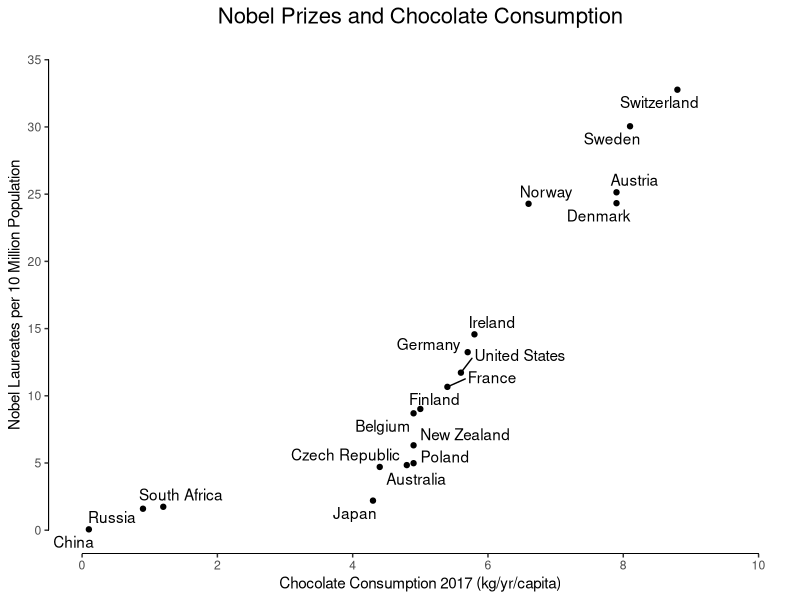
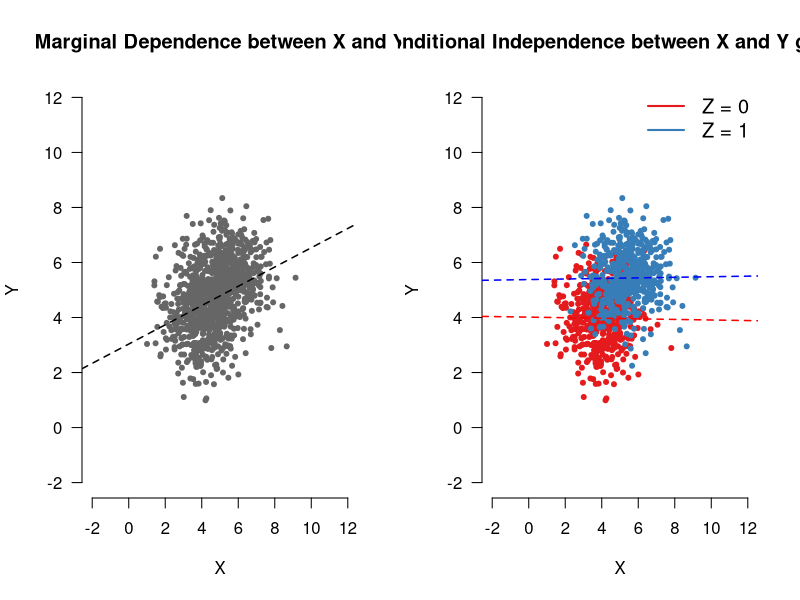
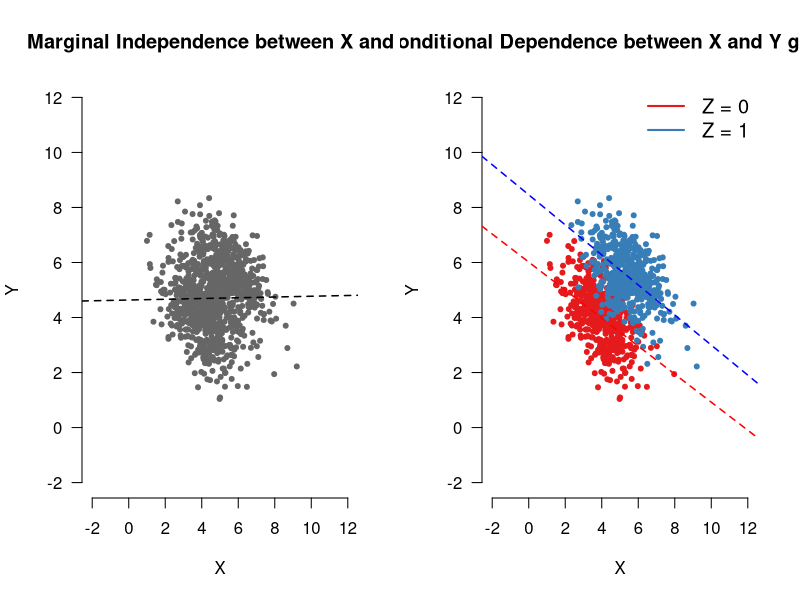
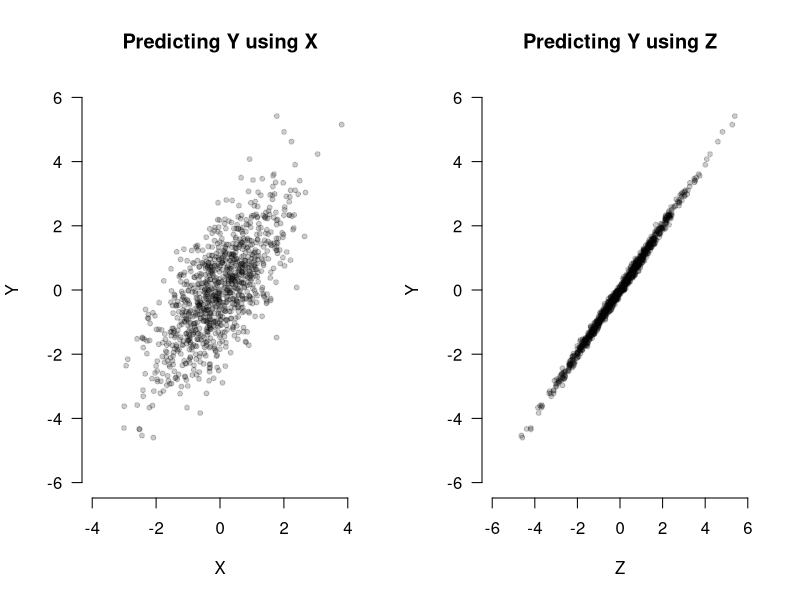
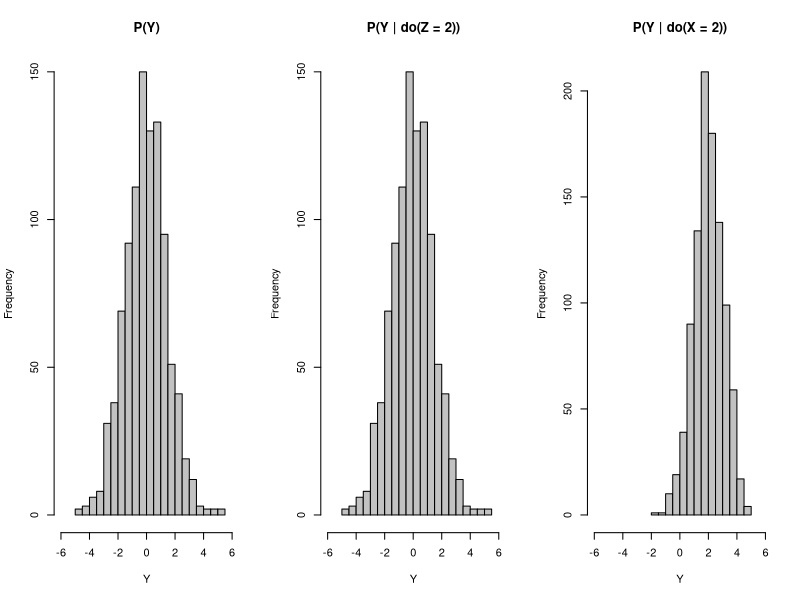

The R source for these figures, in order:
## ---- chunk 1
library('ggplot2')
library('ggrepel')
nobel <- read.csv('assets/data/nobel-chocolate.csv')
coffee <- c(3.9, 8.2, 5.5, 5.3, 7.2, NA, 5.2, 3.1, 3.2, 9.6, 4.9, NA, 3.1, 2.6, NA, NA, NA, NA, NA)
nobel$Coffee <- coffee

ggplot(nobel, aes(x = Chocolate, y = Laureates10_million, label = Country)) +
  geom_point() + 
  geom_text_repel(
    # nudge_y      = 0.05,
    # direction    = "x",
    # vjust        = 0,
    # segment.size = 0.2
  ) + 
  xlab('Chocolate Consumption 2017 (kg/yr/capita)') +
  ylab('Nobel Laureates per 10 Million Population') +
  ggtitle('Nobel Prizes and Chocolate Consumption') +
  theme_bw() +
  scale_x_continuous(breaks = seq(0, 10, 2)) +
  scale_y_continuous(breaks = seq(0, 35, 5)) +
  geom_segment(aes(x=0,xend=10,y=-Inf,yend=-Inf))+
  geom_segment(aes(y=0,yend=35,x=-Inf,xend=-Inf))+
  theme(
    # axis.line = element_line(colour = "black"),
    axis.line = element_blank(),
    panel.grid.major = element_blank(),
    panel.grid.minor = element_blank(),
    panel.border = element_blank(),
    panel.background = element_blank(),
    plot.title = element_text(hjust = .5, size = 16)
  )

# plot(
#   nobel$Chocolate, nobel$Laureates10_million, axes = FALSE, pch = 20,
#   cex = 0, xlab = 'Chocolate Consumption 2017 (kg/yr/capita)',
#   ylab = 'Nobel Laureates per 10 Million Population', xlim = c(0, 10), ylim = c(0, 35),
#   main = 'Nobel Prizes and Chocolate Consumption'
# )
# axis(1)
# axis(2, las = 2)
# 
# text(nobel$Chocolate, nobel$Laureates10_million, nobel$Country, col = 'gray40')
# library(XML)
# library(httr)
# 
# theurl <- "http://en.wikipedia.org/wiki/List_of_countries_by_Nobel_laureates_per_capita"
# tables <- readHTMLTable(rawToChar(GET(theurl)$content), stringsAsFactors = FALSE)
# 
# 
# nobel_prizes <- tables[[1]]
# 
# colnames(nobel_prizes) <- nobel_prizes[1, ]
# nobel_prizes <- nobel_prizes[-1, ]
# # Clean column names
# colnames(nobel_prizes) <- 
#   gsub(" ", "_", 
#        gsub("(/|\\[[0-9]+\\])", "", 
#             gsub("\n", " ", colnames(nobel_prizes))
#         )
#     )
#  
# # Delete those that aren't countries and thus lack rank
# nobel_prizes$Rank <- as.numeric(as.character(nobel_prizes$Rank))
# nobel_prizes <- subset(nobel_prizes, is.na(Rank) == FALSE)
#  
# dat <- data.frame(
#   Entity = c('Switzerland', 'Austria', 'Germany', 'Ireland', 'Great Britain', 'Sweden', 'Estonia', 'Norway',
#              'Poland', 'Belgium', 'Finland', 'Slovakia', 'The Netherlands', 'New Zealand', 'Denmark',
#              'Australia', 'Czech Republic', 'Russia', 'United States', 'France', 'Brazil', 'Japan',
#              'South Africa', 'China'),
#   Chocolate = c(8.8, 8.1, 7.9, 7.9, 7.6, 6.6, 6.5, 5.8, 5.7, 5.6, 5.4, 5.2, 5.1, 5, 4.9, 4.9, 4.9, 4.8,
#                 4.4, 4.3, 1.2, 1.2, 0.9, 0.1)
# )
# 
# library('dplyr')
# nobel <- filter(nobel_prizes, Entity %in% dat$Entity)
# chocolate <- filter(dat, Entity %in% nobel$Entity)
# nobel$Chocolate <- chocolate$Chocolate
# nobel$Laureates10_million <- as.numeric(nobel$Laureates10_million)
## ---- chunk 2
library('mvtnorm')
library('RColorBrewer')
set.seed(1)

n <- 500
S <- cbind(c(1, 0), c(0, 1))
cols <- brewer.pal(3, 'Set1')

d1 <- rmvnorm(n, c(4, 4), S)
d2 <- rmvnorm(n, c(5.5, 5.5), S)
d <- rbind(d1, d2)


par(mfrow = c(1, 2))
plot(
  d, pch = 20, xlim = c(-2, 12), ylim = c(-2, 12), axes = FALSE, col = 'gray40',
  xlab = 'X', ylab = 'Y', main = 'Marginal Dependence between X and Y'
)
abline(lm(d[, 1] ~ d[, 2]), lwd = 1.5, lty = 2)
axis(1)
axis(2, las = 2)

plot(
  d, pch = 20, xlim = c(-2, 12), ylim = c(-2, 12),
  col = cols[rep(c(1, 2), each = n)], axes = FALSE,
  xlab = 'X', ylab = 'Y', main = 'Conditional Independence between X and Y given Z'
)
axis(1)
axis(2, las = 2)
abline(lm(d1[, 1] ~ d1[, 2]), lwd = 1.5, lty = 2, col = 'red')
abline(lm(d2[, 1] ~ d2[, 2]), lwd = 1.5, lty = 2, col = 'blue')
legend('topright', legend = c('Z = 0', 'Z = 1'), col = cols, bty = 'n', lwd = 2, cex = 1.2)
## ---- chunk 3
library('RColorBrewer')
set.seed(1)

n <- 500
cols <- brewer.pal(3, 'Set1')

S <- cbind(c(1, -.5), c(-.5, 1))
d1 <- rmvnorm(n, c(4, 4), S)
d2 <- rmvnorm(n, c(5.5, 5.5), S)
d <- rbind(d1, d2)


par(mfrow = c(1, 2))
plot(
  d, pch = 20, xlim = c(-2, 12), ylim = c(-2, 12), axes = FALSE, col = 'gray40',
  xlab = 'X', ylab = 'Y', main = 'Marginal Independence between X and Y'
)
axis(1)
axis(2, las = 2)
abline(lm(d[, 1] ~ d[, 2]), lwd = 1.5, lty = 2)

plot(
  d, pch = 20, xlim = c(-2, 12), ylim = c(-2, 12),
  col = cols[rep(c(1, 2), each = n)], axes = FALSE,
  xlab = 'X', ylab = 'Y', main = 'Conditional Dependence between X and Y given Z'
)
axis(1)
axis(2, las = 2)
abline(lm(d1[, 1] ~ d1[, 2]), lwd = 1.5, lty = 2, col = 'red')
abline(lm(d2[, 1] ~ d2[, 2]), lwd = 1.5, lty = 2, col = 'blue')
legend('topright', legend = c('Z = 0', 'Z = 1'), col = cols, bty = 'n', lwd = 2, cex = 1.2)
## ---- chunk 4
set.seed(1)

n <- 1000
x <- rnorm(n, 0, 1)
y <- x + rnorm(n, 0, 1)
z <- y + rnorm(n, 0, 0.1)
## ---- chunk 5
par(mfrow = c(1, 2))
plot(
  x, y, axes = FALSE, pch = 20, xlim = c(-4, 4), col = grDevices::adjustcolor('black', 0.2),
  main = 'Predicting Y using X', xlab = 'X', ylab = 'Y', ylim = c(-6, 6)
)
axis(1)
axis(2, las = 2)

plot(
  z, y, axes = FALSE, pch = 20, col = grDevices::adjustcolor('black', 0.2),
  main = 'Predicting Y using Z', xlab = 'Z', ylab = 'Y', xlim = c(-6, 6), ylim = c(-6, 6)
)
axis(1)
axis(2, las = 2)
## ---- chunk 6
# Simulate data from the SCM where do(Z = z)
intervene_z <- function(z, n = 1000) {
  x <- rnorm(n, 0, 1)
  y <- x + rnorm(n, 0, 1)
  cbind(x, y, z)
}

# Simulate data from the SCM where do(X = x)
intervene_x <- function(x, n = 1000) {
  y <- x + rnorm(n, 0, 1)
  z <- y + rnorm(n, 0, 0.1)
  cbind(x, y, z)
}

set.seed(1)
datz <- intervene_z(z = 2)
datx <- intervene_x(x = 2)


par(mfrow = c(1, 3))
hist(
  y, xlab = 'Y', breaks = 30,
  xlim = c(-6, 6), col = 'gray76', main = 'P(Y)'
)
hist(
  datz[, 2], xlab = 'Y', breaks = 30,
  xlim = c(-6, 6), col = 'gray76', main = 'P(Y | do(Z = 2))'
)
hist(
  datx[, 2], xlab = 'Y', breaks = 20,
  xlim = c(-6, 6), col = 'gray76', main = 'P(Y | do(X = 2))'
)
## ---- chunk 7
set.seed(1)
n <- 100

# Structural Causal Model
e_T <- rbinom(n, 1, .5)
e <- rnorm(n, 0, 2)

T <- e_T
R <- 5 - 2*T + e

dat <- cbind(T, R, e)
head(dat)
